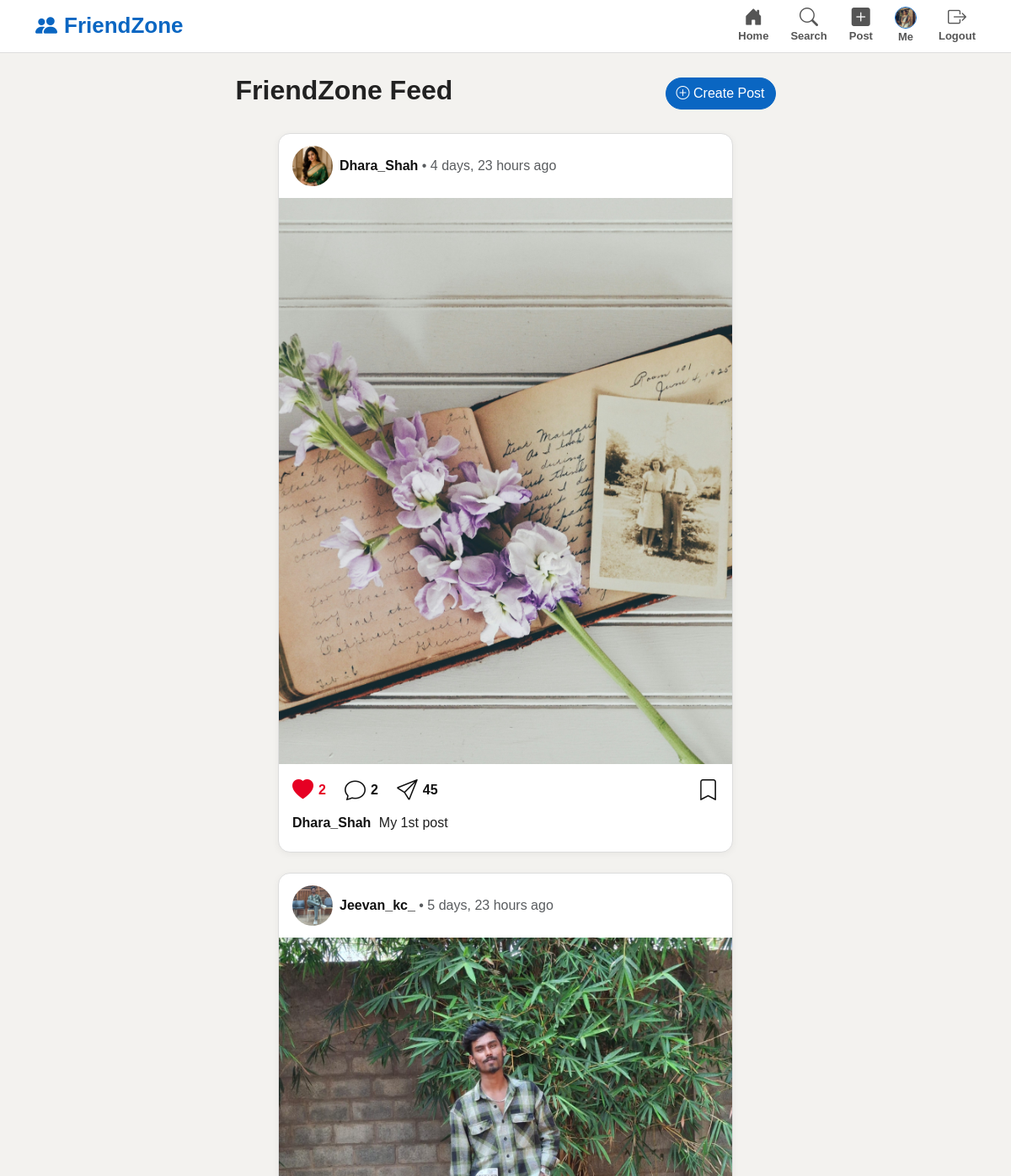
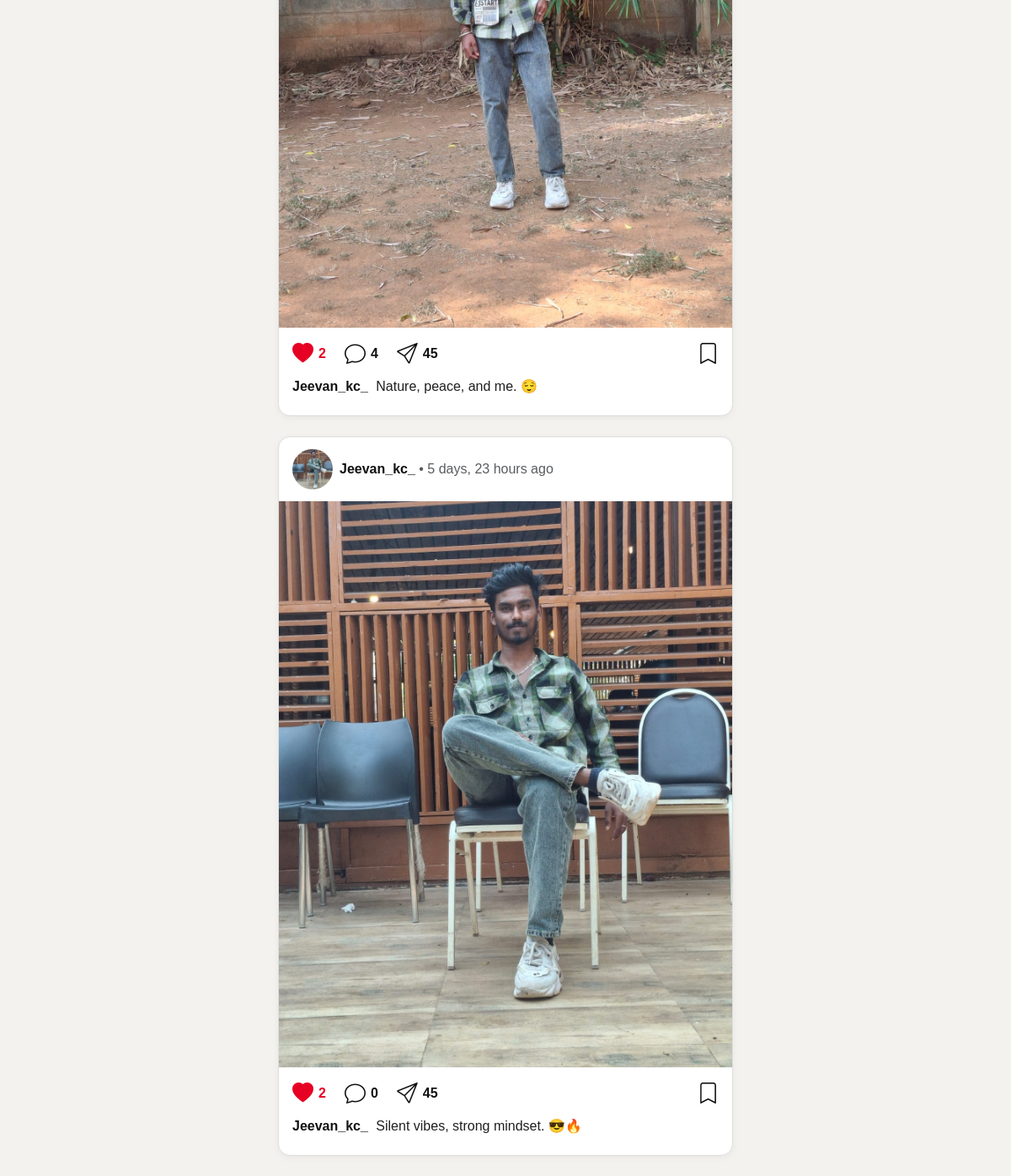
The page /feed/ (signed in) on the database its author committed (2 pictures, top to bottom).
### social/models.py (models this page shows, shortened)
class Profile(models.Model):
    user = models.OneToOneField(
        User,
        on_delete=models.CASCADE
    )
    bio = models.TextField(
        blank=True,
        default='Hello, I am using FriendZone!'
    )
    profile_picture = models.URLField(
        blank=True,
        default='https://cdn-icons-png.flaticon.com/512/149/149071.png'
    )
    profile_photo = models.ImageField(
    upload_to='profile_photos/',
    blank=True,
    null=True
    )
    location = models.CharField(
        max_length=100,
        blank=True
    )
    created_at = models.DateTimeField(
        auto_now_add=True
    )

class Post(models.Model):
    author = models.ForeignKey(
        User,
        on_delete=models.CASCADE
    )
    content = models.TextField()
    image = models.URLField(
        blank=True
    )
    post_image = models.ImageField(
    upload_to='post_images/',
    blank=True,
    null=True
    )
    created_at = models.DateTimeField(
        auto_now_add=True
    )

### social/views.py (the view)
# urls.py: path('feed/', views.feed, name='feed'),
def feed(request):
    if request.user.is_authenticated:
        posts = Post.objects.exclude(
            author=request.user
        ).order_by('-created_at')
        liked_post_ids = Like.objects.filter(
            user=request.user
        ).values_list('post_id', flat=True)
    else:
        posts = Post.objects.all().order_by('-created_at')
        liked_post_ids = []
    return render(request, 'social/feed.html', {
        'posts': posts,
        'liked_post_ids': liked_post_ids
    })

### social/templates/social/feed.html (shortened to what this page needs)
{% extends 'social/base.html' %}
{% block content %}
<div class="row justify-content-center">
    <div class="col-md-7">
        <div class="d-flex justify-content-between align-items-center mb-4">
            <h2 class="feed-title">
                FriendZone Feed
            </h2>
            {% if user.is_authenticated %}
                <a href="{% url 'create_post' %}"
                   class="btn btn-primary rounded-pill">
                    <i class="bi bi-plus-circle"></i>
                    Create Post
                </a>
            {% endif %}
        </div>
        {% for post in posts %}
            <div class="feed-card instagram-card mb-4">
                <div class="post-header">
                    <div class="d-flex align-items-center">
                        {% if post.author.profile.profile_photo %}
                            <img src="{{ post.author.profile.profile_photo.url }}"
                                 class="post-author-img me-2">
                        {% else %}
                            <img src="{{ post.author.profile.profile_picture }}"
                                 class="post-author-img me-2">
                        {% endif %}
                        <div>
                            <a href="{% url 'profile' post.author.username %}"
                               class="post-username">
                                {{ post.author.username }}
                            </a>
                            <span class="text-muted">
                                • {{ post.created_at|timesince }} ago
                            </span>
                        </div>
                    </div>
                </div>
                {% if post.post_image %}
                    <img src="{{ post.post_image.url }}"
                         class="instagram-post-image open-image">
                {% endif %}
                <div class="instagram-actions">
                    <div class="left-actions">
                        <button type="button"
                            class="insta-action ajax-like-btn {% if post.id in liked_post_ids %}liked{% endif %}"
                            data-url="{% url 'like_post' post.id %}">
                            {% if post.id in liked_post_ids %}
                                <i class="bi bi-heart-fill"></i>
                            {% else %}
                                <i class="bi bi-heart"></i>
                            {% endif %}
                            <span class="like-count">
                                {{ post.likes.count }}
                            </span>
                        </button>
                        <button type="button"
                                class="insta-action comment-toggle"
                                data-target="comments-{{ post.id }}">
                            <i class="bi bi-chat"></i>
                            <span>{{ post.comments.count }}</span>
                        </button>
                        <button type="button"
                                class="insta-action share-btn">
                            <i class="bi bi-send"></i>
                            <span>45</span>
                        </button>
                    </div>
                    <button type="button"
                            class="insta-action save-btn">
                        <i class="bi bi-bookmark"></i>
                    </button>
                </div>
                <div class="post-body">
                    <p class="post-caption">
                        <a href="{% url 'profile' post.author.username %}"
                           class="caption-username">
                            {{ post.author.username }}
                        </a>
                        {{ post.content }}
                    </p>
                </div>
            </div>
        {% empty %}
            <div class="alert alert-info text-center">
                No posts from other users yet. Search and follow friends or ask another user to create posts.
            </div>
        {% endfor %}
    </div>
</div>
{% endblock %}

### social/templates/social/base.html (shortened to what this page needs)
{% load static %}
<!DOCTYPE html>
<html lang="en">
<head>
    <link href="https://cdn.jsdelivr.net/npm/bootstrap@5.3.3/dist/css/bootstrap.min.css"
          rel="stylesheet">
    <link href="https://cdn.jsdelivr.net/npm/bootstrap-icons@1.11.3/font/bootstrap-icons.css"
          rel="stylesheet">
    <link href="https://cdnjs.cloudflare.com/ajax/libs/cropperjs/1.6.2/cropper.min.css"
          rel="stylesheet">
    <link rel="stylesheet"
          href="{% static 'social/css/style.css' %}">
</head>
<body>
<nav class="fz-navbar">
    <div class="container d-flex align-items-center justify-content-between">
        <a href="{% url 'feed' %}"
           class="fz-logo">
            <i class="bi bi-people-fill"></i>
            FriendZone
        </a>
        <div class="fz-nav-links">
            {% if user.is_authenticated %}
                <a href="{% url 'feed' %}">
                    <i class="bi bi-house-door-fill"></i>
                    <span>Home</span>
                </a>
                <a href="{% url 'search_users' %}">
                    <i class="bi bi-search"></i>
                    <span>Search</span>
                </a>
                <a href="{% url 'create_post' %}">
                    <i class="bi bi-plus-square-fill"></i>
                    <span>Post</span>
                </a>
                <a href="{% url 'profile' user.username %}"
                   class="profile-nav-link">
                    {% if user.profile.profile_photo %}
                        <img src="{{ user.profile.profile_photo.url }}"
                             class="navbar-profile-pic">
                    {% else %}
                        <img src="{{ user.profile.profile_picture }}"
                             class="navbar-profile-pic">
                    {% endif %}
                    <span>Me</span>
                </a>
                <a href="{% url 'logout' %}">
                    <i class="bi bi-box-arrow-right"></i>
                    <span>Logout</span>
                </a>
            {% endif %}
        </div>
    </div>
</nav>
<main class="container page-wrapper">
    {% block content %}
    {% endblock %}
</main>
</body>
</html>

### social/static/social/css/style.css (style rules this page uses)
body { background: #f3f2ef; font-family: Arial, Helvetica, sans-serif; color: #1f1f1f; }
.fz-navbar { background: #ffffff; border-bottom: 1px solid #ddd; position: sticky; top: 0; z-index: 1000; padding: 8px 0; }
.fz-logo { text-decoration: none; color: #0a66c2; font-size: 26px; font-weight: 800; display: flex; align-items: center; gap: 8px; }
.fz-nav-links { display: flex; gap: 26px; align-items: center; }
.fz-nav-links a { color: #555; text-decoration: none; text-align: center; font-size: 13px; font-weight: 600; }
.fz-nav-links a i { display: block; font-size: 22px; line-height: 22px; }
.navbar-profile-pic { width: 30px; height: 30px; border-radius: 50%; object-fit: cover; display: block; margin: auto; border: 2px solid #0a66c2; }
.page-wrapper { margin-top: 25px; }
.feed-title { font-weight: 800; color: #222; }
.feed-card, .profile-card { background: #fff; border: 1px solid #ddd; border-radius: 14px; box-shadow: 0 2px 8px rgba(0,0,0,0.05); }
.post-author-img { width: 48px; height: 48px; border-radius: 50%; object-fit: cover; }
.btn-primary { background: #0a66c2; border-color: #0a66c2; }
.navbar-profile-pic { width: 26px; height: 26px; border-radius: 50%; object-fit: cover; display: block; margin: auto; border: 1.5px solid #0a66c2; }
.profile-nav-link, .fz-nav-links a { display: flex; flex-direction: column; align-items: center; }
.feed-card { background: #fff; border: 1px solid #ddd; border-radius: 14px; overflow: hidden; box-shadow: 0 2px 8px rgba(0,0,0,0.05); }
.post-header { padding: 14px 16px; display: flex; justify-content: space-between; align-items: center; }
.instagram-post-image { width: 100%; aspect-ratio: 4 / 5; object-fit: cover; display: block; cursor: pointer; background: #f5f5f5; }
.instagram-actions { padding: 12px 16px 5px; display: flex; align-items: center; justify-content: space-between; }
.left-actions { display: flex; gap: 18px; }
.post-body { padding: 0 16px 16px; }
.post-caption { margin-bottom: 6px; }
.caption-username { font-weight: 700; color: #111; text-decoration: none; margin-right: 5px; }
.instagram-card { max-width: 540px; margin-left: auto; margin-right: auto; }
.post-username { font-weight: 800; color: #111; text-decoration: none; }
.instagram-actions { padding: 12px 16px 8px; display: flex; justify-content: space-between; align-items: center; }
.left-actions { display: flex; align-items: center; gap: 22px; }
.insta-action { border: none; background: transparent; color: #111; font-size: 25px; padding: 0; display: inline-flex; align-items: center; gap: 6px; text-decoration: none; font-weight: 700; }
.insta-action span { font-size: 16px; }
.insta-action.liked { color: #e60023; }

### rows shown on the page
Post: author.profile.profile_photo (picture), author.username "Dhara_Shah", created_at "4 days, 23 hours", post_image (picture), likes.count "2", comments.count "2", content "My 1st post"
Post: author.profile.profile_photo (picture), author.username "Jeevan_kc_", created_at "5 days, 23 hours", post_image (picture), likes.count "2", comments.count "4", content "Nature, peace, and me. 😌"
Post: author.profile.profile_photo (picture), author.username "Jeevan_kc_", created_at "5 days, 23 hours", post_image (picture), likes.count "2", comments.count "0", content "Silent vibes, strong mindset. 😎🔥"
